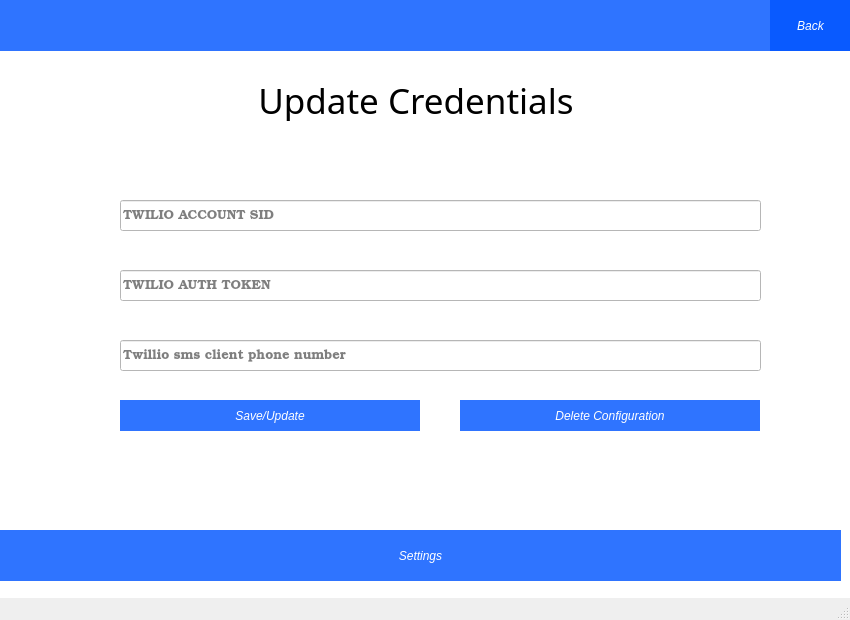
<?xml version="1.0" encoding="UTF-8"?>
<ui version="4.0">
 <class>MainWindow</class>
 <widget class="QMainWindow" name="MainWindow">
  <property name="geometry">
   <rect>
    <x>0</x>
    <y>0</y>
    <width>850</width>
    <height>620</height>
   </rect>
  </property>
  <property name="maximumSize">
   <size>
    <width>850</width>
    <height>620</height>
   </size>
  </property>
  <property name="font">
   <font>
    <italic>true</italic>
   </font>
  </property>
  <property name="windowTitle">
   <string>Settings</string>
  </property>
  <widget class="QWidget" name="centralwidget">
   <widget class="QWidget" name="widget" native="true">
    <property name="geometry">
     <rect>
      <x>0</x>
      <y>-10</y>
      <width>850</width>
      <height>620</height>
     </rect>
    </property>
    <property name="styleSheet">
     <string notr="true">background-color: rgb(255, 255, 255);</string>
    </property>
    <widget class="QLabel" name="label">
     <property name="geometry">
      <rect>
       <x>0</x>
       <y>10</y>
       <width>850</width>
       <height>51</height>
      </rect>
     </property>
     <property name="styleSheet">
      <string notr="true">background-color: rgba(0, 85, 255, 208);</string>
     </property>
     <property name="text">
      <string/>
     </property>
    </widget>
    <widget class="QLabel" name="label_2">
     <property name="geometry">
      <rect>
       <x>0</x>
       <y>540</y>
       <width>841</width>
       <height>51</height>
      </rect>
     </property>
     <property name="styleSheet">
      <string notr="true">background-color: rgba(0, 85, 255, 208);
color: rgb(255, 255, 255);
font: 16pt &quot;Baskerville Old Face&quot;;</string>
     </property>
     <property name="text">
      <string>Settings</string>
     </property>
     <property name="alignment">
      <set>Qt::AlignCenter</set>
     </property>
    </widget>
    <widget class="QLabel" name="label_3">
     <property name="geometry">
      <rect>
       <x>0</x>
       <y>90</y>
       <width>841</width>
       <height>41</height>
      </rect>
     </property>
     <property name="font">
      <font>
       <family>Baskerville Old Face</family>
       <pointsize>26</pointsize>
       <weight>50</weight>
       <italic>false</italic>
       <bold>false</bold>
      </font>
     </property>
     <property name="toolTip">
      <string>&lt;html&gt;&lt;head/&gt;&lt;body&gt;&lt;p&gt;&lt;span style=&quot; font-size:16pt;&quot;&gt;Save credentials for the first time to proceed. You can also update them.&lt;/span&gt;&lt;/p&gt;&lt;/body&gt;&lt;/html&gt;</string>
     </property>
     <property name="styleSheet">
      <string notr="true">font: 26pt &quot;Baskerville Old Face&quot;;</string>
     </property>
     <property name="text">
      <string>Update Credentials </string>
     </property>
     <property name="alignment">
      <set>Qt::AlignCenter</set>
     </property>
    </widget>
    <widget class="QPushButton" name="back_settings">
     <property name="geometry">
      <rect>
       <x>770</x>
       <y>10</y>
       <width>81</width>
       <height>51</height>
      </rect>
     </property>
     <property name="styleSheet">
      <string notr="true">QPushButton#back_settings{
background-color: rgba(0, 85, 255, 208);
color: rgb(255, 255, 255);
border: none;
 padding: 5px;
}

QPushButton#back_settings:hover{
background-color: rgba(0,0,0,0.9)
}</string>
     </property>
     <property name="text">
      <string>Back</string>
     </property>
    </widget>
    <widget class="QLineEdit" name="twillio_phone">
     <property name="geometry">
      <rect>
       <x>120</x>
       <y>350</y>
       <width>641</width>
       <height>31</height>
      </rect>
     </property>
     <property name="font">
      <font>
       <family>Bookman Old Style</family>
       <pointsize>10</pointsize>
      </font>
     </property>
     <property name="placeholderText">
      <string>Twillio sms client phone number</string>
     </property>
    </widget>
    <widget class="QLineEdit" name="twillio_token">
     <property name="geometry">
      <rect>
       <x>120</x>
       <y>280</y>
       <width>641</width>
       <height>31</height>
      </rect>
     </property>
     <property name="font">
      <font>
       <family>Bookman Old Style</family>
       <pointsize>10</pointsize>
      </font>
     </property>
     <property name="echoMode">
      <enum>QLineEdit::Password</enum>
     </property>
     <property name="placeholderText">
      <string>TWILIO AUTH TOKEN</string>
     </property>
    </widget>
    <widget class="QLineEdit" name="twillio_sid">
     <property name="geometry">
      <rect>
       <x>120</x>
       <y>210</y>
       <width>641</width>
       <height>31</height>
      </rect>
     </property>
     <property name="font">
      <font>
       <family>Bookman Old Style</family>
       <pointsize>10</pointsize>
      </font>
     </property>
     <property name="placeholderText">
      <string>TWILIO ACCOUNT SID</string>
     </property>
    </widget>
    <widget class="QPushButton" name="save_crd">
     <property name="geometry">
      <rect>
       <x>120</x>
       <y>410</y>
       <width>300</width>
       <height>31</height>
      </rect>
     </property>
     <property name="styleSheet">
      <string notr="true">QPushButton#save_crd{
background-color: rgba(0, 85, 255, 208);
color: rgb(255, 255, 255);
border: none;
 padding: 5px;
}

QPushButton#save_crd:hover{
background-color: rgba(0,0,0,0.9)
}</string>
     </property>
     <property name="text">
      <string>Save/Update</string>
     </property>
    </widget>
    <widget class="QPushButton" name="clear_crd">
     <property name="geometry">
      <rect>
       <x>460</x>
       <y>410</y>
       <width>300</width>
       <height>31</height>
      </rect>
     </property>
     <property name="styleSheet">
      <string notr="true">QPushButton#clear_crd{
background-color: rgba(0, 85, 255, 208);
color: rgb(255, 255, 255);
border: none;
 padding: 5px;
}

QPushButton#clear_crd:hover{
background-color: red;
}</string>
     </property>
     <property name="text">
      <string>Delete Configuration</string>
     </property>
    </widget>
    <widget class="QLabel" name="set_status">
     <property name="geometry">
      <rect>
       <x>130</x>
       <y>170</y>
       <width>621</width>
       <height>21</height>
      </rect>
     </property>
     <property name="font">
      <font>
       <family>Bookman Old Style</family>
       <pointsize>10</pointsize>
       <weight>75</weight>
       <bold>true</bold>
      </font>
     </property>
     <property name="text">
      <string/>
     </property>
    </widget>
   </widget>
  </widget>
  <widget class="QMenuBar" name="menubar">
   <property name="geometry">
    <rect>
     <x>0</x>
     <y>0</y>
     <width>850</width>
     <height>21</height>
    </rect>
   </property>
  </widget>
  <widget class="QStatusBar" name="statusbar"/>
 </widget>
 <resources/>
 <connections/>
</ui>
